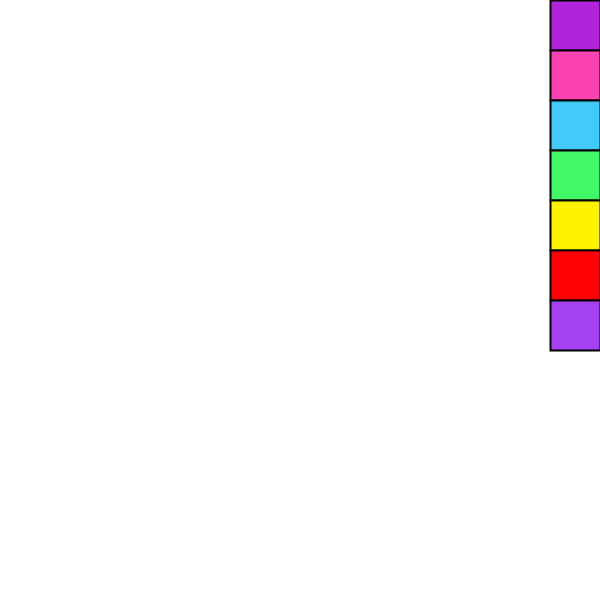
Frame 1 (no input)
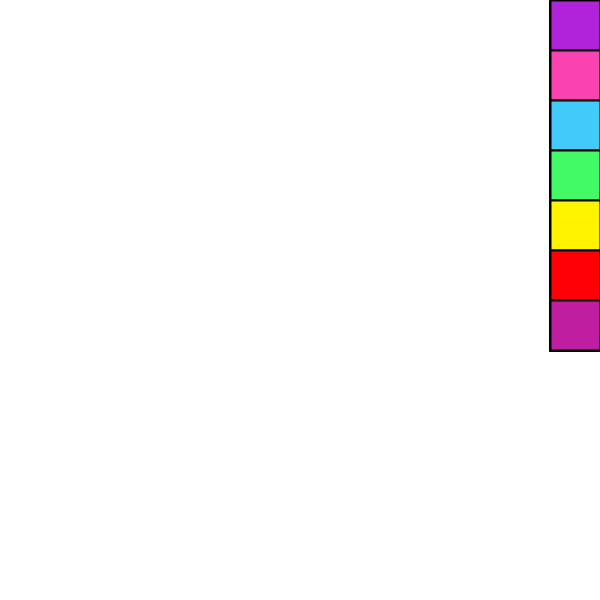
Frame 60 (the mouse pressed at the canvas centre just before this capture)
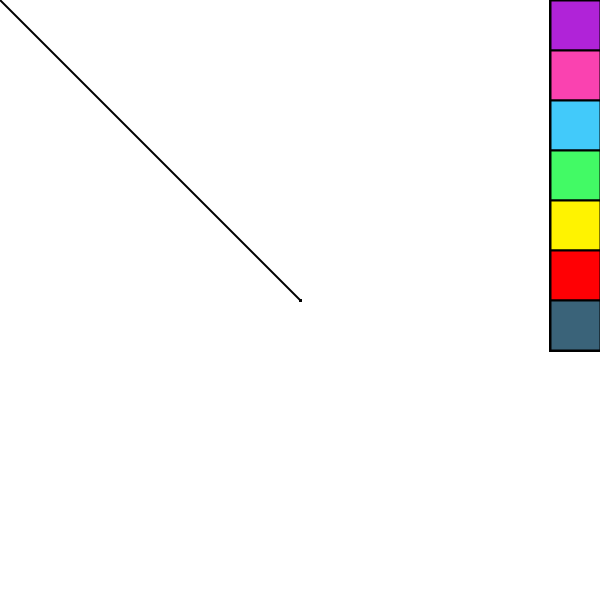
Frame 120 (the mouse held since frame 60 and released just before this capture)

The Processing sketch that drew these frames (run headless with seeded random() and noise(); from frame 60 on, the mouse is pressed at the canvas centre):

// Processing sketch: processing_169492
// ── processing_169492.pde

float r;
float g;
float b;
void setup()
{size(600,600);
background(255);}

void draw(){
strokeWeight(2);
fill(#B023D8);
rect(550,0,50,50);
fill(#FA42B0);
rect(550,50,50,50);
fill(#42CAFA);
rect(550,100,50,50);
fill(#42FA65);
rect(550,150,50,50);
fill(#FFF300);
rect(550,200,50,50);
fill(#FF0004);
rect(550,250,50,50);
r=random(255);
g=random(255);
b=random(255);
fill(r,g,b);
rect(550,300,50,50);
if(mousePressed){
line(pmouseX,pmouseY,mouseX,mouseY);}

if(mouseX>550 && mouseY<50){
  if(mousePressed){
     stroke(#B023D8);}}
else if(mouseX>550 && mouseY>50 && mouseY<100){
  if(mousePressed){
    stroke(#FA42B0);}}
else if(mouseX>550 && mouseY>100 && mouseY<150){
  if(mousePressed){
    stroke(#42CAFA);}}
else if(mouseX>550 && mouseY>150 && mouseY<200){
  if(mousePressed){
    stroke(#42FA65);}}
else if(mouseX>550 && mouseY>200 && mouseY<250){
  if(mousePressed){
    stroke(#FFF300);}}
else if(mouseX>550 && mouseY>250 && mouseY<300){
  if(mousePressed){
    stroke(#FF0004);}}
else if(mouseX>550 && mouseY>300 && mouseY<350){
  if(mousePressed){
    stroke(r,g,b);}}

}
